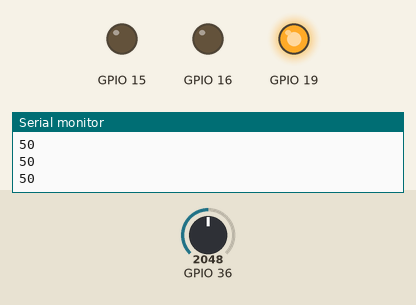
Simulated run of this sketch. Board: ESP32. Shown: output pins drawn as LEDs (lit = HIGH), the last lines printed to the serial monitor. The test bench sets the inputs (shaded band); at power-on: GPIO 36 = 2048.

Above: at 1.2 s.
1.3 s: GPIO 36 set to 2403
2.8 s: GPIO 36 set to 2502
At 4.1 s:
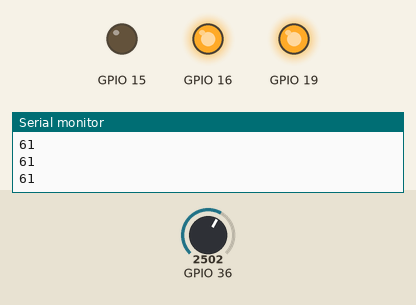
4.4 s: GPIO 36 set to 3227
5.9 s: GPIO 36 set to 3309
At 6.6 s:
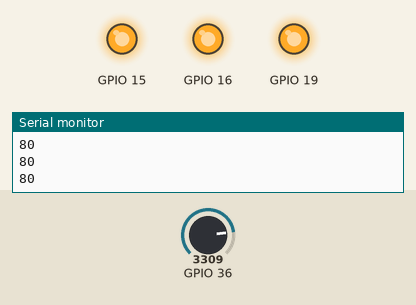
7.5 s: GPIO 36 set to 1228
At 7.9 s:
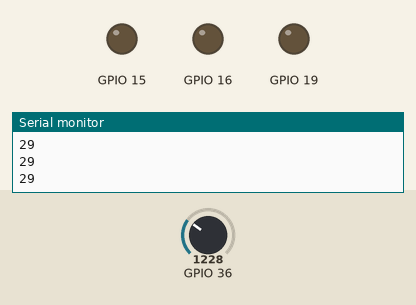
9.1 s: GPIO 36 set to 1594
10.6 s: GPIO 36 set to 1667
At 11.7 s:
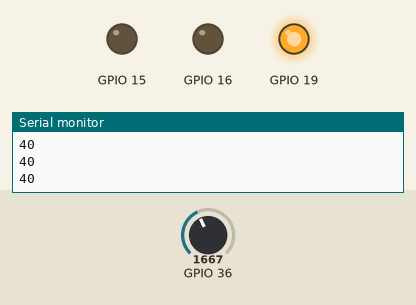
Timing chart, 0 to 13.2 s (numbered marks = the images above; inputs shaded):
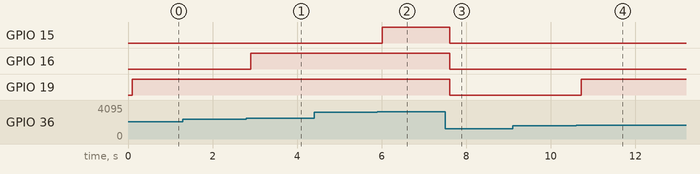

The sketch:

05_LightSensor.ino
```cpp
void setup() {
  Serial.begin(115200);
  pinMode(36,INPUT);
  pinMode(19,OUTPUT);
  pinMode(16,OUTPUT);
  pinMode(15,OUTPUT);
}

void loop() {
  int value = analogRead (36);
  value = map(value , 0 , 4095 , 0 , 100);
  Serial.println(value);
  delay(100);

  if(value >= 80){
    digitalWrite(19,HIGH);
    digitalWrite(16,HIGH);
    digitalWrite(15,HIGH);
  }
  else if (value >= 60){
    digitalWrite(19,HIGH);
    digitalWrite(16,HIGH);
    digitalWrite(15,LOW);
  }
  else if(value >= 40){
    digitalWrite(19,HIGH);
    digitalWrite(16,LOW);
    digitalWrite(15,LOW);
  }
  else{
    digitalWrite(19,LOW);
    digitalWrite(16,LOW);
    digitalWrite(15,LOW);

  }

}
```

Measured:
- the behaviour switches between 2456 and 2457 on GPIO 36 (found by bisection; images 0 and 1)
- the behaviour switches between 3275 and 3276 on GPIO 36 (found by bisection; images 1 and 2)
- the behaviour switches between 1637 and 1638 on GPIO 36 (found by bisection; images 3 and 4)
- after the input at 2.8 s, GPIO 16: LOW → HIGH after 0.10 s
- after the input at 5.9 s, GPIO 15: LOW → HIGH after 0.11 s
- after the input at 7.5 s, GPIO 15, GPIO 16, GPIO 19: HIGH → LOW after 0.11 s
- after the input at 10.6 s, GPIO 19: LOW → HIGH after 0.12 s
